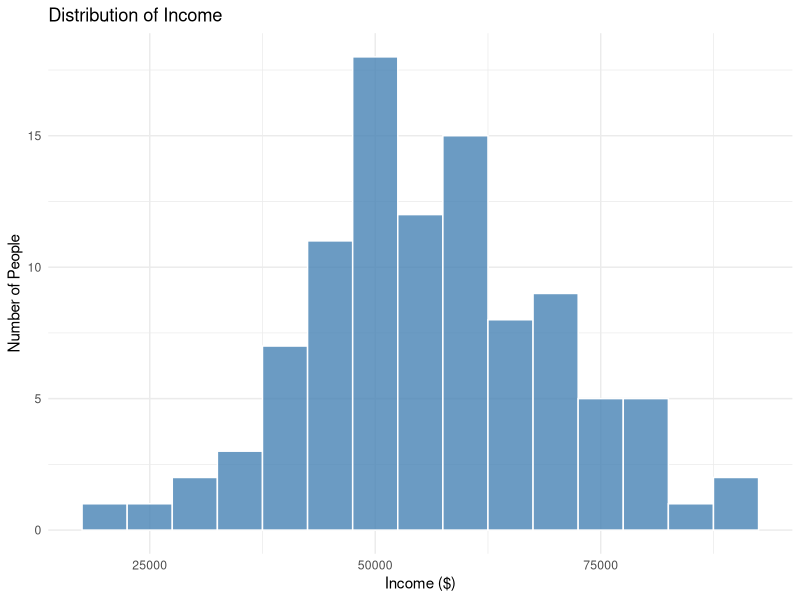

The R script that drew this image:
## ---- chunk 1
library(tidyverse)

set.seed(123)

# Create income data and plot it
tibble(
  person = paste0("Person_", 1:100),
  income = rnorm(100, mean = 55000, sd = 15000)
) %>%
  ggplot(aes(x = income)) +
  geom_histogram(binwidth = 5000, fill = "steelblue", color = "white", alpha = 0.8) +
  labs(
    title = "Distribution of Income",
    x = "Income ($)",
    y = "Number of People"
  ) +
  theme_minimal()
